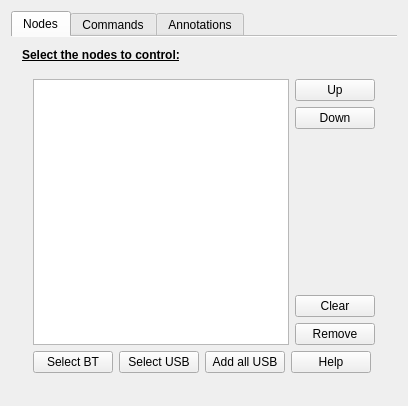
<?xml version="1.0" encoding="UTF-8"?>
<ui version="4.0">
 <class>WindowMain</class>
 <widget class="QMainWindow" name="WindowMain">
  <property name="geometry">
   <rect>
    <x>0</x>
    <y>0</y>
    <width>386</width>
    <height>406</height>
   </rect>
  </property>
  <property name="windowTitle">
   <string>Bs2Mgr</string>
  </property>
  <widget class="QWidget" name="centralWidget">
   <layout class="QHBoxLayout" name="horizontalLayout_4">
    <item>
     <widget class="QTabWidget" name="uitwGlobal">
      <property name="sizePolicy">
       <sizepolicy hsizetype="Maximum" vsizetype="Maximum">
        <horstretch>0</horstretch>
        <verstretch>0</verstretch>
       </sizepolicy>
      </property>
      <property name="currentIndex">
       <number>0</number>
      </property>
      <property name="documentMode">
       <bool>true</bool>
      </property>
      <widget class="QWidget" name="tab_SelectNodes">
       <attribute name="title">
        <string>Nodes</string>
       </attribute>
       <layout class="QVBoxLayout" name="verticalLayout_5">
        <item>
         <widget class="QLabel" name="label_5">
          <property name="font">
           <font>
            <weight>75</weight>
            <bold>true</bold>
            <underline>true</underline>
           </font>
          </property>
          <property name="text">
           <string>Select the nodes to control:</string>
          </property>
         </widget>
        </item>
        <item>
         <widget class="QWidget" name="uiwSelectNodeGroup" native="true">
          <layout class="QVBoxLayout" name="verticalLayout_7">
           <item>
            <layout class="QHBoxLayout" name="horizontalLayout_2">
             <item>
              <widget class="QListWidget" name="uilwDevices">
               <property name="resizeMode">
                <enum>QListView::Adjust</enum>
               </property>
              </widget>
             </item>
             <item>
              <layout class="QVBoxLayout" name="verticalLayout_3">
               <property name="leftMargin">
                <number>0</number>
               </property>
               <item>
                <widget class="QPushButton" name="uipbUp">
                 <property name="text">
                  <string>Up</string>
                 </property>
                </widget>
               </item>
               <item>
                <widget class="QPushButton" name="uipbDown">
                 <property name="text">
                  <string>Down</string>
                 </property>
                </widget>
               </item>
               <item>
                <spacer name="verticalSpacer">
                 <property name="orientation">
                  <enum>Qt::Vertical</enum>
                 </property>
                 <property name="sizeHint" stdset="0">
                  <size>
                   <width>20</width>
                   <height>40</height>
                  </size>
                 </property>
                </spacer>
               </item>
               <item>
                <widget class="QPushButton" name="uipbClear">
                 <property name="text">
                  <string>Clear</string>
                 </property>
                </widget>
               </item>
               <item>
                <widget class="QPushButton" name="uipbRemove">
                 <property name="text">
                  <string>Remove</string>
                 </property>
                </widget>
               </item>
              </layout>
             </item>
            </layout>
           </item>
           <item>
            <layout class="QHBoxLayout" name="horizontalLayout_3">
             <property name="topMargin">
              <number>0</number>
             </property>
             <item>
              <widget class="QPushButton" name="uipbSelectBluetooth">
               <property name="sizePolicy">
                <sizepolicy hsizetype="Minimum" vsizetype="Minimum">
                 <horstretch>0</horstretch>
                 <verstretch>0</verstretch>
                </sizepolicy>
               </property>
               <property name="text">
                <string>Select BT</string>
               </property>
              </widget>
             </item>
             <item>
              <widget class="QPushButton" name="uipbSelectUSB">
               <property name="sizePolicy">
                <sizepolicy hsizetype="Minimum" vsizetype="Minimum">
                 <horstretch>0</horstretch>
                 <verstretch>0</verstretch>
                </sizepolicy>
               </property>
               <property name="text">
                <string>Select USB</string>
               </property>
              </widget>
             </item>
             <item>
              <widget class="QPushButton" name="uipbAddAllUSB">
               <property name="sizePolicy">
                <sizepolicy hsizetype="Minimum" vsizetype="Minimum">
                 <horstretch>0</horstretch>
                 <verstretch>0</verstretch>
                </sizepolicy>
               </property>
               <property name="text">
                <string>Add all USB</string>
               </property>
              </widget>
             </item>
             <item>
              <widget class="QPushButton" name="uipbHelp">
               <property name="sizePolicy">
                <sizepolicy hsizetype="Minimum" vsizetype="Minimum">
                 <horstretch>0</horstretch>
                 <verstretch>0</verstretch>
                </sizepolicy>
               </property>
               <property name="text">
                <string>Help</string>
               </property>
              </widget>
             </item>
             <item>
              <spacer name="horizontalSpacer_9">
               <property name="orientation">
                <enum>Qt::Horizontal</enum>
               </property>
               <property name="sizeHint" stdset="0">
                <size>
                 <width>40</width>
                 <height>20</height>
                </size>
               </property>
              </spacer>
             </item>
            </layout>
           </item>
          </layout>
         </widget>
        </item>
       </layout>
      </widget>
      <widget class="QWidget" name="tab_NodeCommands">
       <attribute name="title">
        <string>Commands</string>
       </attribute>
       <layout class="QVBoxLayout" name="verticalLayout">
        <item>
         <widget class="QStackedWidget" name="stackedWidget">
          <property name="currentIndex">
           <number>0</number>
          </property>
          <widget class="QWidget" name="page">
           <layout class="QVBoxLayout" name="verticalLayout_2">
            <item>
             <widget class="QTabWidget" name="tabWidget">
              <property name="tabShape">
               <enum>QTabWidget::Rounded</enum>
              </property>
              <property name="currentIndex">
               <number>0</number>
              </property>
              <property name="elideMode">
               <enum>Qt::ElideRight</enum>
              </property>
              <property name="usesScrollButtons">
               <bool>true</bool>
              </property>
              <widget class="QWidget" name="tab_3">
               <attribute name="title">
                <string>General</string>
               </attribute>
               <layout class="QVBoxLayout" name="verticalLayout_6">
                <item>
                 <layout class="QGridLayout" name="gridLayout_2">
                  <item row="0" column="0">
                   <widget class="QPushButton" name="uipbCommandGetTime">
                    <property name="text">
                     <string>Time (T)</string>
                    </property>
                   </widget>
                  </item>
                  <item row="0" column="2">
                   <widget class="QPushButton" name="uipbSyncDateTime">
                    <property name="text">
                     <string>Sync (Z)</string>
                    </property>
                   </widget>
                  </item>
                  <item row="0" column="1">
                   <widget class="QPushButton" name="uipbCommandGetDate">
                    <property name="text">
                     <string>Date (D)</string>
                    </property>
                   </widget>
                  </item>
                  <item row="1" column="0">
                   <widget class="QPushButton" name="uipbCommandIdentify">
                    <property name="text">
                     <string>ID (?)</string>
                    </property>
                   </widget>
                  </item>
                  <item row="1" column="1">
                   <widget class="QPushButton" name="uipbCommandGetPower">
                    <property name="text">
                     <string>Power (q)</string>
                    </property>
                   </widget>
                  </item>
                  <item row="1" column="2">
                   <widget class="QPushButton" name="uipbCommandGetBat">
                    <property name="text">
                     <string>Battery (Q)</string>
                    </property>
                   </widget>
                  </item>
                  <item row="2" column="2">
                   <widget class="QPushButton" name="uipbCommandQuit">
                    <property name="text">
                     <string>Quit (!)</string>
                    </property>
                   </widget>
                  </item>
                  <item row="2" column="0">
                   <widget class="QPushButton" name="uipbCommandHelp">
                    <property name="text">
                     <string>Help (H)</string>
                    </property>
                   </widget>
                  </item>
                 </layout>
                </item>
                <item>
                 <widget class="Line" name="line">
                  <property name="orientation">
                   <enum>Qt::Horizontal</enum>
                  </property>
                 </widget>
                </item>
                <item>
                 <widget class="QLabel" name="label_4">
                  <property name="text">
                   <string>Custom command:</string>
                  </property>
                 </widget>
                </item>
                <item>
                 <layout class="QHBoxLayout" name="horizontalLayout_8">
                  <property name="leftMargin">
                   <number>0</number>
                  </property>
                  <property name="topMargin">
                   <number>0</number>
                  </property>
                  <item>
                   <widget class="QLineEdit" name="uileCommand"/>
                  </item>
                  <item>
                   <widget class="QPushButton" name="uipbCommandCustom">
                    <property name="text">
                     <string>Send</string>
                    </property>
                   </widget>
                  </item>
                  <item>
                   <widget class="QCheckBox" name="uicbCommandCustomLongTimeout">
                    <property name="text">
                     <string>Long timeout</string>
                    </property>
                   </widget>
                  </item>
                 </layout>
                </item>
               </layout>
              </widget>
              <widget class="QWidget" name="tab_4">
               <attribute name="title">
                <string>Motion</string>
               </attribute>
               <layout class="QGridLayout" name="gridLayout_3">
                <item row="0" column="1">
                 <widget class="QPushButton" name="uipbCommandM33">
                  <property name="text">
                   <string>M,33</string>
                  </property>
                 </widget>
                </item>
                <item row="0" column="2">
                 <widget class="QPushButton" name="uipbCommandM41">
                  <property name="text">
                   <string>M,41</string>
                  </property>
                 </widget>
                </item>
                <item row="1" column="0">
                 <widget class="QPushButton" name="uipbCommandM44">
                  <property name="text">
                   <string>M,44</string>
                  </property>
                 </widget>
                </item>
                <item row="0" column="0">
                 <widget class="QPushButton" name="uipbCommandM19">
                  <property name="text">
                   <string>M,19</string>
                  </property>
                 </widget>
                </item>
                <item row="2" column="0">
                 <widget class="QPushButton" name="uipbCommandFTextAll">
                  <property name="text">
                   <string>F,0,1,1,1,1</string>
                  </property>
                 </widget>
                </item>
                <item row="2" column="1">
                 <widget class="QPushButton" name="uipbCommandFTextNone">
                  <property name="text">
                   <string>F,0,0,0,0,0</string>
                  </property>
                 </widget>
                </item>
                <item row="2" column="2">
                 <widget class="QPushButton" name="uipbCommandQuit2">
                  <property name="text">
                   <string>Quit (!)</string>
                  </property>
                 </widget>
                </item>
               </layout>
              </widget>
              <widget class="QWidget" name="tab_6">
               <attribute name="title">
                <string>Boot</string>
               </attribute>
               <layout class="QGridLayout" name="gridLayout_4">
                <item row="0" column="0">
                 <widget class="QPushButton" name="uipbCommandBoot">
                  <property name="text">
                   <string>Boot script (b)</string>
                  </property>
                 </widget>
                </item>
                <item row="0" column="1">
                 <widget class="QPushButton" name="uipbCommandOff">
                  <property name="text">
                   <string>Off (O)</string>
                  </property>
                 </widget>
                </item>
                <item row="0" column="2">
                 <widget class="QPushButton" name="uipbCommandReboot">
                  <property name="text">
                   <string>Reboot (O,3)</string>
                  </property>
                 </widget>
                </item>
               </layout>
              </widget>
              <widget class="QWidget" name="tab_5">
               <attribute name="title">
                <string>SD</string>
               </attribute>
               <layout class="QGridLayout" name="gridLayout_5">
                <item row="0" column="0">
                 <widget class="QPushButton" name="uipbCommandSDInitialize">
                  <property name="text">
                   <string>Initialize (I)</string>
                  </property>
                 </widget>
                </item>
                <item row="0" column="1">
                 <widget class="QPushButton" name="uipbCommandFormat14">
                  <property name="text">
                   <string>Format (F,14)</string>
                  </property>
                 </widget>
                </item>
               </layout>
              </widget>
              <widget class="QWidget" name="tab_8">
               <attribute name="title">
                <string>Timeouts</string>
               </attribute>
               <layout class="QFormLayout" name="formLayout">
                <item row="0" column="0">
                 <widget class="QLabel" name="label">
                  <property name="text">
                   <string>Connect timeout [s]:</string>
                  </property>
                 </widget>
                </item>
                <item row="1" column="0">
                 <widget class="QLabel" name="label_2">
                  <property name="text">
                   <string>Short commands [s]:</string>
                  </property>
                 </widget>
                </item>
                <item row="3" column="0">
                 <widget class="QLabel" name="label_3">
                  <property name="text">
                   <string>Long commands [s]:</string>
                  </property>
                 </widget>
                </item>
                <item row="0" column="1">
                 <widget class="QSpinBox" name="uisbTimeoutConnect">
                  <property name="minimum">
                   <number>5</number>
                  </property>
                  <property name="value">
                   <number>20</number>
                  </property>
                 </widget>
                </item>
                <item row="1" column="1">
                 <widget class="QSpinBox" name="uisbTimeoutCommand">
                  <property name="minimum">
                   <number>5</number>
                  </property>
                 </widget>
                </item>
                <item row="3" column="1">
                 <widget class="QSpinBox" name="uisbTimeoutCommandLong">
                  <property name="minimum">
                   <number>10</number>
                  </property>
                  <property name="maximum">
                   <number>300</number>
                  </property>
                  <property name="singleStep">
                   <number>10</number>
                  </property>
                  <property name="value">
                   <number>200</number>
                  </property>
                 </widget>
                </item>
               </layout>
              </widget>
             </widget>
            </item>
           </layout>
          </widget>
          <widget class="QWidget" name="page_2">
           <layout class="QVBoxLayout" name="verticalLayout_4">
            <item>
             <widget class="QTabWidget" name="uitwDeviceTabs">
              <property name="styleSheet">
               <string notr="true">QTabBar::tab { height: 3em;}
</string>
              </property>
              <property name="currentIndex">
               <number>0</number>
              </property>
              <widget class="QWidget" name="tab">
               <property name="minimumSize">
                <size>
                 <width>0</width>
                 <height>200</height>
                </size>
               </property>
               <attribute name="title">
                <string>Tab1</string>
               </attribute>
              </widget>
              <widget class="QWidget" name="tab_2">
               <property name="minimumSize">
                <size>
                 <width>0</width>
                 <height>200</height>
                </size>
               </property>
               <attribute name="title">
                <string>Tab 2</string>
               </attribute>
              </widget>
             </widget>
            </item>
            <item>
             <layout class="QHBoxLayout" name="horizontalLayout_6">
              <property name="topMargin">
               <number>0</number>
              </property>
              <item>
               <widget class="QPushButton" name="uipbClose">
                <property name="text">
                 <string>Close</string>
                </property>
               </widget>
              </item>
              <item>
               <widget class="QPushButton" name="uipbRetry">
                <property name="text">
                 <string>Retry</string>
                </property>
               </widget>
              </item>
              <item>
               <widget class="QPushButton" name="uipbAbort">
                <property name="text">
                 <string>Abort</string>
                </property>
               </widget>
              </item>
              <item>
               <spacer name="horizontalSpacer_3">
                <property name="orientation">
                 <enum>Qt::Horizontal</enum>
                </property>
                <property name="sizeHint" stdset="0">
                 <size>
                  <width>40</width>
                  <height>20</height>
                 </size>
                </property>
               </spacer>
              </item>
             </layout>
            </item>
           </layout>
          </widget>
         </widget>
        </item>
        <item>
         <widget class="QFrame" name="uifLeftRightNav">
          <property name="enabled">
           <bool>true</bool>
          </property>
          <property name="frameShape">
           <enum>QFrame::StyledPanel</enum>
          </property>
          <property name="frameShadow">
           <enum>QFrame::Raised</enum>
          </property>
          <layout class="QHBoxLayout" name="horizontalLayout">
           <item>
            <widget class="QPushButton" name="uipbLeft">
             <property name="text">
              <string>Left</string>
             </property>
            </widget>
           </item>
           <item>
            <widget class="QPushButton" name="uipbRight">
             <property name="text">
              <string>Right</string>
             </property>
            </widget>
           </item>
           <item>
            <spacer name="horizontalSpacer_8">
             <property name="orientation">
              <enum>Qt::Horizontal</enum>
             </property>
             <property name="sizeHint" stdset="0">
              <size>
               <width>40</width>
               <height>20</height>
              </size>
             </property>
            </spacer>
           </item>
          </layout>
         </widget>
        </item>
       </layout>
      </widget>
      <widget class="QWidget" name="tab_Annotations">
       <attribute name="title">
        <string>Annotations</string>
       </attribute>
       <layout class="QVBoxLayout" name="verticalLayout_8">
        <item>
         <widget class="WidgetTerminal" name="uiwtAnnotation" native="true"/>
        </item>
        <item>
         <layout class="QGridLayout" name="gridLayout">
          <item row="0" column="1">
           <widget class="QRadioButton" name="uirbAnn2">
            <property name="text">
             <string>2</string>
            </property>
           </widget>
          </item>
          <item row="1" column="0">
           <widget class="QRadioButton" name="uirbAnn6">
            <property name="text">
             <string>&amp;6</string>
            </property>
           </widget>
          </item>
          <item row="0" column="2">
           <widget class="QRadioButton" name="uirbAnn3">
            <property name="text">
             <string>&amp;3</string>
            </property>
           </widget>
          </item>
          <item row="0" column="3">
           <widget class="QRadioButton" name="uirbAnn4">
            <property name="text">
             <string>&amp;4</string>
            </property>
           </widget>
          </item>
          <item row="1" column="1">
           <widget class="QRadioButton" name="uirbAnn7">
            <property name="text">
             <string>&amp;7</string>
            </property>
           </widget>
          </item>
          <item row="1" column="2">
           <widget class="QRadioButton" name="uirbAnn8">
            <property name="text">
             <string>&amp;8</string>
            </property>
           </widget>
          </item>
          <item row="0" column="0">
           <widget class="QRadioButton" name="uirbAnn1">
            <property name="text">
             <string>&amp;1</string>
            </property>
           </widget>
          </item>
          <item row="0" column="4">
           <widget class="QRadioButton" name="uirbAnn5">
            <property name="text">
             <string>&amp;5</string>
            </property>
           </widget>
          </item>
          <item row="1" column="3">
           <widget class="QRadioButton" name="uirbAnn9">
            <property name="text">
             <string>&amp;9</string>
            </property>
           </widget>
          </item>
          <item row="1" column="4">
           <widget class="QRadioButton" name="uirbAnn10">
            <property name="text">
             <string>1&amp;0</string>
            </property>
           </widget>
          </item>
          <item row="2" column="2">
           <widget class="QRadioButton" name="uirbAnnNull">
            <property name="text">
             <string>Null</string>
            </property>
            <property name="checked">
             <bool>true</bool>
            </property>
           </widget>
          </item>
         </layout>
        </item>
        <item>
         <widget class="Line" name="line_2">
          <property name="orientation">
           <enum>Qt::Horizontal</enum>
          </property>
         </widget>
        </item>
        <item>
         <layout class="QHBoxLayout" name="horizontalLayout_12">
          <property name="leftMargin">
           <number>10</number>
          </property>
          <property name="topMargin">
           <number>10</number>
          </property>
          <item>
           <widget class="QPushButton" name="uipbAnnotationSave">
            <property name="text">
             <string>Save</string>
            </property>
           </widget>
          </item>
          <item>
           <widget class="QPushButton" name="uipbAnnotationCopy">
            <property name="text">
             <string>Copy</string>
            </property>
           </widget>
          </item>
          <item>
           <widget class="QPushButton" name="uipbAnnotationClear">
            <property name="text">
             <string>Clear</string>
            </property>
           </widget>
          </item>
          <item>
           <spacer name="horizontalSpacer">
            <property name="orientation">
             <enum>Qt::Horizontal</enum>
            </property>
            <property name="sizeHint" stdset="0">
             <size>
              <width>40</width>
              <height>20</height>
             </size>
            </property>
           </spacer>
          </item>
         </layout>
        </item>
       </layout>
      </widget>
     </widget>
    </item>
   </layout>
  </widget>
 </widget>
 <layoutdefault spacing="6" margin="11"/>
 <customwidgets>
  <customwidget>
   <class>WidgetTerminal</class>
   <extends>QWidget</extends>
   <header>widgetterminal.h</header>
   <container>1</container>
  </customwidget>
 </customwidgets>
 <resources/>
 <connections/>
</ui>
